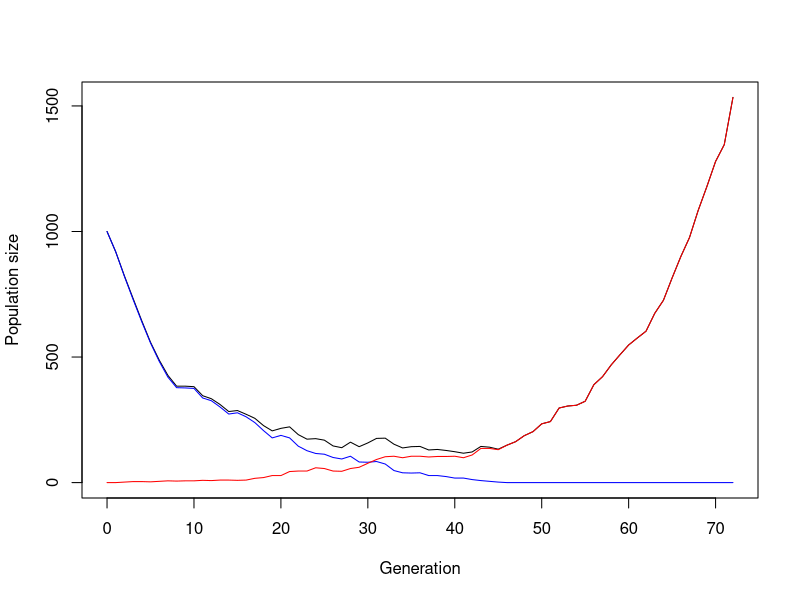
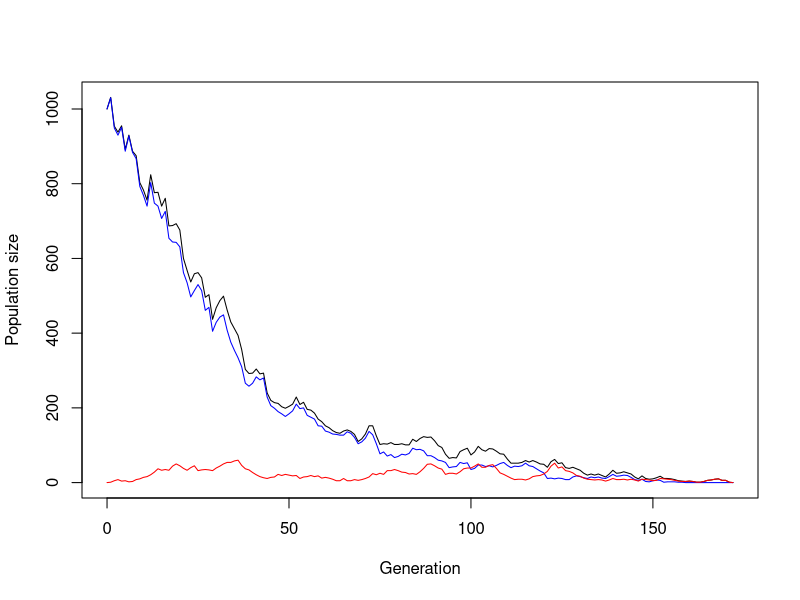
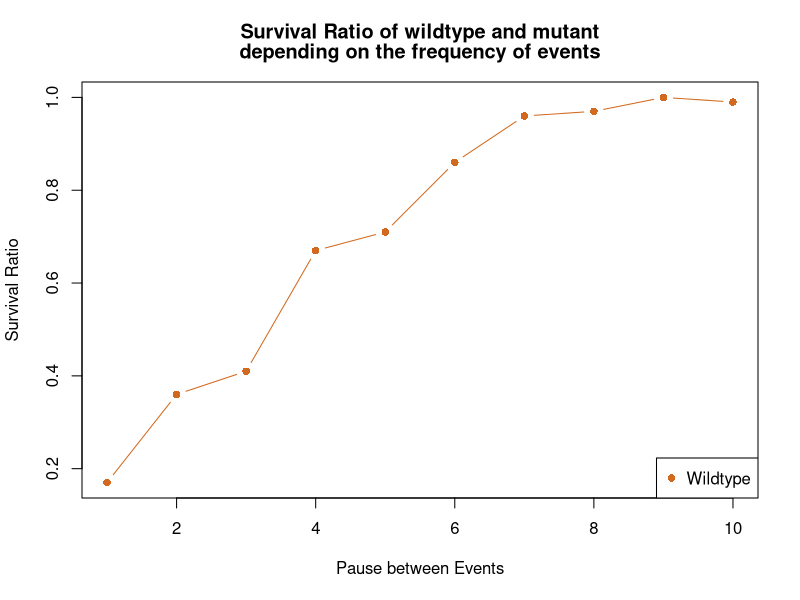
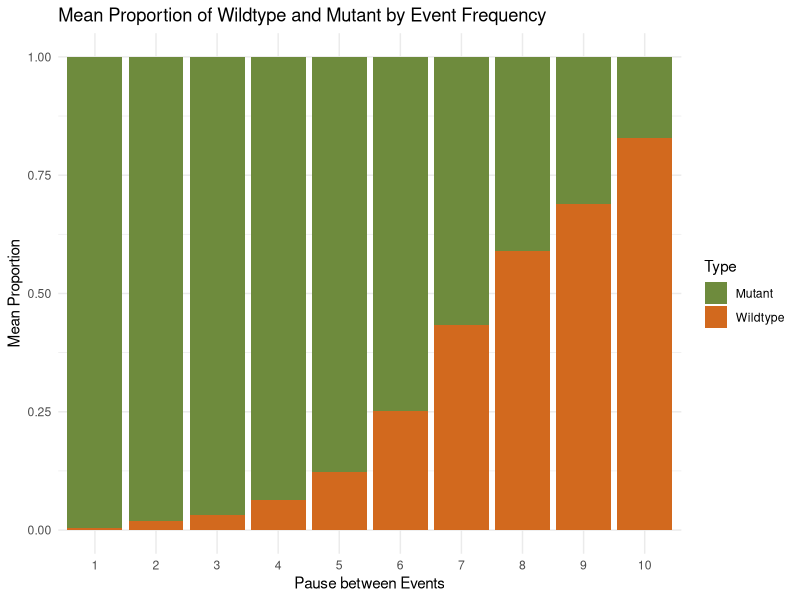
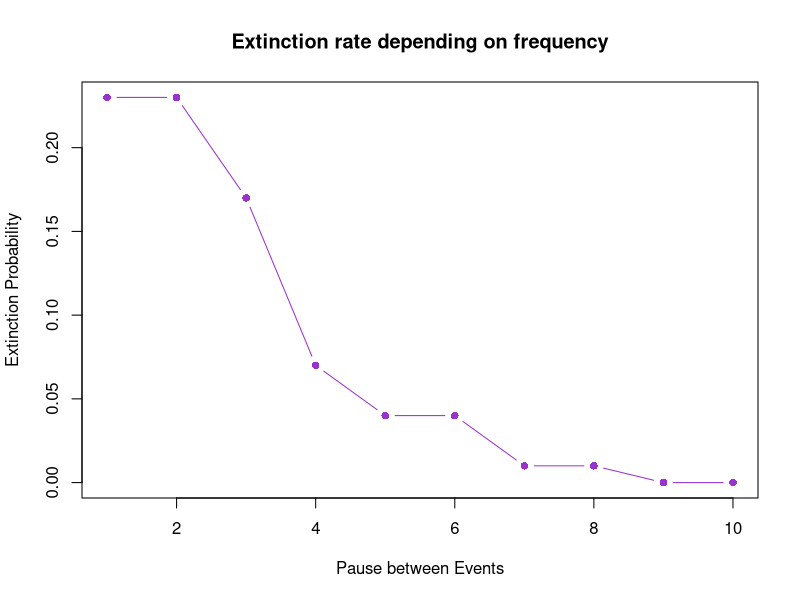
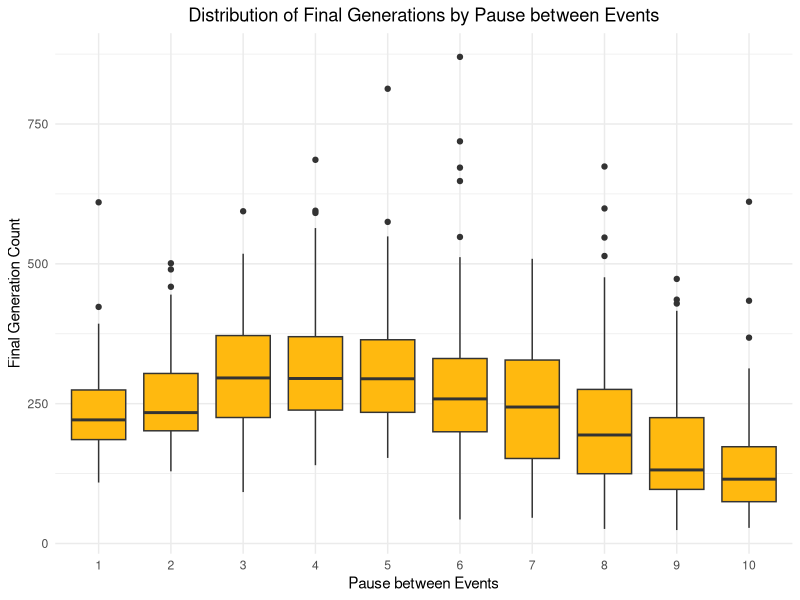
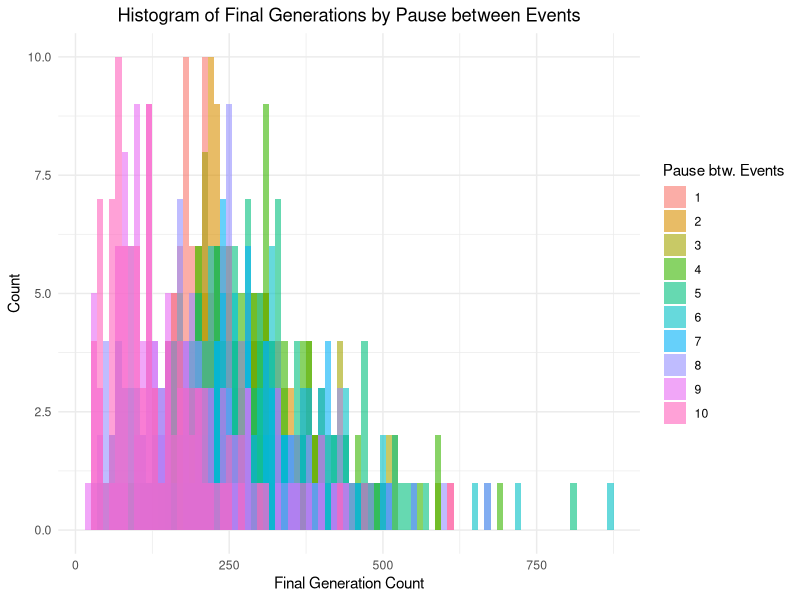
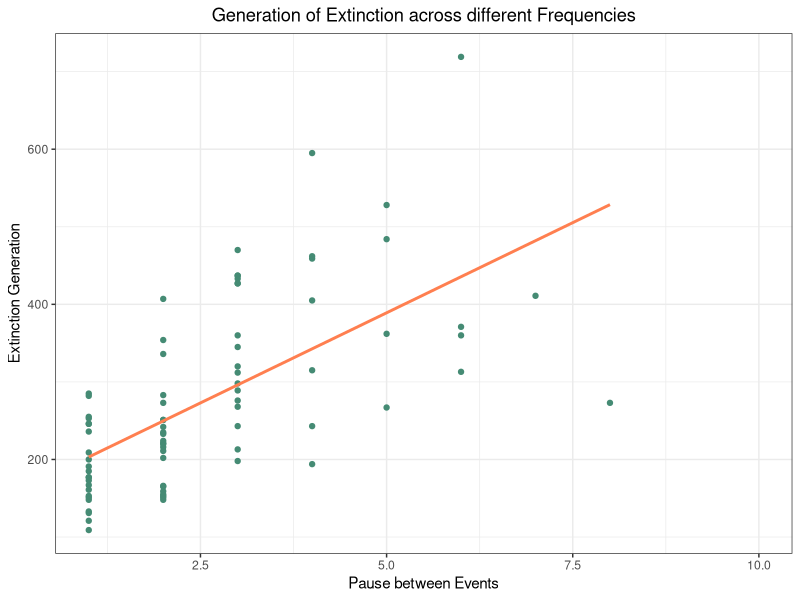

The R script that drew these images, in order:
## ---- chunk 1
#Original

simulate_one_gen <- function(N_a, N_A, decay_rate, sel_coeff, mut_rate) {
  # draw offspring according to Poisson distribution
  offsp_a <- rpois(1, N_a * (1-decay_rate))
  offsp_A <- rpois(1, N_A * (1-decay_rate+sel_coeff))
  # draw new mutants according to Poisson distribution
  mut_a_to_A <- rpois(1, offsp_a * mut_rate)
  
  # determine new population sizes of wild type and mutant
  N_a_new <- max(offsp_a - mut_a_to_A, 0)
  N_A_new <-  offsp_A + mut_a_to_A
  
  return(c(N_a_new, N_A_new))
}
# Test the function
print(simulate_one_gen(100,0,0.1,0.2,0.0))
## ---- chunk 2
#Original

simulate_pop <- function(N_init_a, N_init_A, decay_rate, sel_coeff, mut_rate, t_max) {
  # Create the vector in which to save the results
  pop_vector <- c(N_init_a, N_init_A)
  # initiate the variables
  pop_new <- c(N_init_a, N_init_A)
  
  # run the simulation until generation t_max
  for (i in 1:t_max+1) {
    # redefine the current population one generation later
    pop_new <- simulate_one_gen(pop_new[1],pop_new[2], decay_rate, sel_coeff, mut_rate)
    # add the new population sizes to the output vector
    pop_vector <- rbind(pop_vector,pop_new)
    # condition to stop the simulation before t_max: either the population exceeds 1.5 times the original population size, or it goes extinct
    if (pop_new[1]+pop_new[2]>=1.5*(N_init_a+ N_init_A) | pop_new[1]+pop_new[2]==0) break
  }
  
  # define the row and column names of the output vector
  rownames(pop_vector) <- (0:t_max)[1:length(pop_vector[,1])] # note that the vector has to be cut if the simulation stopped early
  colnames(pop_vector) <- c("a","A")
  # return the result
  return(pop_vector)	
}


# Test the function and plot the result
# set t_max to a value to be used througout
max_gen <- 1000
# create your simulation data, without mut_rate & sel_coeff and a higher decay_rate
output <- simulate_pop(1000,0,0.1,0.2,0.001,max_gen)
# show the last few lines of the data table
print(output)
# plot the output - note that the plot range and the x axis have to be adjusted based on the length of the table
# determine x axis range 
x_range <- 0:(length(output[,1])-1)
# this plots the total population size
plot(x_range,output[,1]+output[,2],type='l',ylim=c(0,max(output[,1]+output[,2])),xlab = "Generation",ylab = "Population size")
# add number of wild type individuals
lines(x_range,output[,1], col="blue")
# add number of mutant individuals
lines(x_range,output[,2], col="red")
## ---- chunk 3
t_pause = 1 #t_switch, time between events
t_event = 5 #duration of event (Working: 5)
t_switch = t_pause
sel_coeff = 0.0

#flooding_table <- c()

simulate_pop <- function(N_init_a, N_init_A, decay_rate, sel_coeff, mut_rate, t_max, t_pause) {
  # Create the vector in which to save the results
  pop_vector <- c(N_init_a, N_init_A)
  # initiate the variables
  pop_new <- c(N_init_a, N_init_A)
  
  ph = 0 #phase in the beginning of the simulation

  
  # run the simulation until generation t_max
  for (i in 1:t_max+1) {
    if(ph %%2 == 0){ #checking in which phase the simulation is, still needs fine-tuning
    decay_rate = -0.02 #no event - parameters
    sel_coeff = -0.015 #(Working: -0.02 & -0.015)
  }else{
    decay_rate = 0.03 #event - parameters
    sel_coeff = 0.05 #(Working: 0.03 & 0.05)
  }

  if (i >= t_switch) { #changing the phase number, if the simulation is at the end of the phase
    if(ph %% 2 == 0) {
      t_switch = t_switch + t_event
      ph = ph + 1
    }else{
      t_switch = t_switch + t_pause
      ph = ph + 1
    }
  }
    
    # redefine the current population one generation later
    pop_new <- simulate_one_gen(pop_new[1],pop_new[2], decay_rate, sel_coeff, mut_rate)
    # add the new population sizes to the output vector
    pop_vector <- rbind(pop_vector,pop_new)
    # condition to stop the simulation before t_max: either the population exceeds 1.5 times the original population size, or it goes extinct
    if (pop_new[1]+pop_new[2]>=1.5*(N_init_a+ N_init_A) | pop_new[1]+pop_new[2]==0) break
  }
  
  # define the row and column names of the output vector
  rownames(pop_vector) <- (0:t_max)[1:length(pop_vector[,1])] # note that the vector has to be cut if the simulation stopped early
  colnames(pop_vector) <- c("WT","Mut")
  # return the result
  return(pop_vector)	
}

# Test the function and plot the result
# set t_max to a value to be used throughout
max_gen <- 1000
# create your simulation data
output <- simulate_pop(1000,0,0.35,0.01,0.001,max_gen, t_pause) #(Working: 1000, 0, 0.35, 0.01, 0.001, max_gen)
# show the last few lines of the data table
print(output)
# plot the output - note that the plot range and the x axis have to be adjusted based on the length of the table
# determine x axis range 
x_range <- 0:(length(output[,1])-1)
# this plots the total population size
plot(x_range,output[,1]+output[,2],type='l',ylim=c(0,max(output[,1]+output[,2])),xlab = "Generation",ylab = "Population size")
# add number of wild type individuals
lines(x_range,output[,1], col="blue")
# add number of mutant individuals
lines(x_range,output[,2], col="red")

## ---- chunk 4
# Set some parameters to fixed values
init_a <- 1000
init_A <- 0
m_rate <- 0.001
max_gen <- 1000
no_replicates <- 100

# Frequencies to vary
frequencies <- c(1:10)

# Initialize data tables to collect results
data_table_Pop <- c()
data_table_Nw <- c()
data_table_Nm <- c()
data_table_comp <- c()

# Initialize counters for survival
surviving_Nw <- numeric(length(frequencies))
surviving_Nm <- numeric(length(frequencies))

# Run the simulation across all chosen parameters
for (t_pause in frequencies) {
  i <- 1
  repeat {
    # Run the simulation once
    one_run <- simulate_pop(init_a, init_A, 0, 0, m_rate, max_gen, t_pause)
    
    # Determine the final sizes of the populations
    size_wt <- one_run[nrow(one_run), 1]
    size_mut <- one_run[nrow(one_run), 2]
    
    # Count surviving populations
    if (size_wt > 0) {
      surviving_Nw[t_pause] <- surviving_Nw[t_pause] + 1
    }
    if (size_mut > 0) {
      surviving_Nm[t_pause] <- surviving_Nm[t_pause] + 1
    }

    # Enter the data into the tables
    final_size <- size_wt + size_mut
    final_gen <- nrow(one_run)
    
    data_table_Pop <- rbind(data_table_Pop, c(t_pause, final_size, final_gen))
    data_table_Nw <- rbind(data_table_Nw, c(t_pause, size_wt, final_gen))
    data_table_Nm <- rbind(data_table_Nm, c(t_pause, size_mut, final_gen))
    
    portion_WT <- size_wt / final_size
    portion_Mut <- size_mut / final_size
    
    data_table_comp <- rbind(data_table_comp, c(t_pause, portion_WT, portion_Mut))
    
    # Stop after the specified number of replicates
    if (i >= no_replicates) break
    i <- i + 1
  }
}

# Define column names of data tables
colnames(data_table_Pop) <- c("f", "Final Pop", "final_gen")
colnames(data_table_Nw) <- c("f", "Final WT", "final_gen")
colnames(data_table_Nm) <- c("f", "Final Mut", "final_gen")
colnames(data_table_comp) <- c("f", "Proportion_WT", "Proportion_Mut")

# Calculate ratios of surviving populations
ratios <- data.frame(
  t_pause = frequencies,
  Nw_survival_ratio = surviving_Nw / no_replicates,
  Nm_survival_ratio = surviving_Nm / no_replicates
)

#plot(ratios[,1], ratios[,2], xlab = "Frequencies of events", ylab = "Survival-ratio", main = "Survival-ratio of WT", col = "chocolate", type = "p", )
#lines(ratios[,1], ratios[,3], col = "darkolivegreen4", type = "l")

## ---- chunk 5
# Ensure ratios are numeric
ratios$t_pause <- as.numeric(as.character(ratios$t_pause))
ratios$Nw_survival_ratio <- as.numeric(as.character(ratios$Nw_survival_ratio))
ratios$Nm_survival_ratio <- as.numeric(as.character(ratios$Nm_survival_ratio))

# Plot for Wildtype survival ratio
#par(mfrow = c(1,2))

plot(ratios$t_pause, ratios$Nw_survival_ratio, 
     xlab = "Pause between Events", 
     ylab = "Survival Ratio", 
     main = c(paste("Survival Ratio of wildtype and mutant"), paste("depending on the frequency of events")), 
     col = "chocolate", 
     type = "b",
     pch = c(16))  # Use a solid circle for points

# Add lines for Mutation survival ratio
#plot(ratios$t_pause, ratios$Nm_survival_ratio, 
      #col = "darkolivegreen4", 
      #type = "b")  # Use points and lines

# Optionally, add a legend
legend("bottomright", legend = c("Wildtype"), 
       col = c("chocolate"),
       pch = c(16, NA))

## ---- chunk 6
mean_comp_tot <- c()

mean_comp_WT <- aggregate(data_table_comp[,2]~ f, data = data_table_comp, FUN = mean)
mean_comp_Mut <- aggregate(data_table_comp[,3] ~ f, data = data_table_comp, FUN = mean)
mean_comp_tot <- rbind(mean_comp_tot, c(mean_comp_WT, mean_comp_Mut))

# Load necessary libraries
library(ggplot2)
library(dplyr)
library(tidyr)

# Combine the two data frames into one
# Ensure the names are consistent for merging
colnames(mean_comp_WT) <- c("f", "Proportion_WT")
colnames(mean_comp_Mut) <- c("f", "Proportion_Mut")

# Merge the data
mean_comp <- merge(mean_comp_WT, mean_comp_Mut, by = "f")

# Reshape the data into long format for ggplot2
mean_comp_long <- mean_comp %>%
  pivot_longer(cols = c("Proportion_WT", "Proportion_Mut"), 
               names_to = "Type", 
               values_to = "Proportion")

# Plot the stacked bar chart
ggplot(mean_comp_long, aes(x = as.factor(f), y = Proportion, fill = Type)) +
  geom_bar(stat = "identity", position = "stack") +
  labs(x = "Pause between Events", 
       y = "Mean Proportion", 
       title = "Mean Proportion of Wildtype and Mutant by Event Frequency") +
  scale_fill_manual(values = c("Proportion_WT" = "chocolate", "Proportion_Mut" = "darkolivegreen4"),
                    labels = c("Mutant","Wildtype")) +
  theme_minimal()


#library(ggplot2)

#ggplot(data_table_comp, aes(fill=condition, y=data_table_comp$, x=specie)) + 
    #geom_bar(position="dodge", stat="identity")

## ---- chunk 7
#data_table_Pop
# Ensure data_table_Pop is a data frame
data_table_Pop <- as.data.frame(data_table_Pop)

# Set column names (if not already set)
colnames(data_table_Pop) <- c("f", "Final_Pop", "final_gen")

# Initialize a vector to store extinction ratios for each frequency
extinction_ratios <- numeric(length(frequencies))

# Calculate extinction ratios for each frequency
for (t_pause in frequencies) {
  # Filter data for the current frequency
  current_data <- subset(data_table_Pop, f == t_pause)
  
  # Count how many populations went extinct (Final Pop == 0)
  extinct_count <- sum(current_data$Final_Pop == 0)
  
  # Calculate the extinction ratio (extinct_count / no_replicates)
  extinction_ratios[t_pause] <- extinct_count / no_replicates
}

# Create a data frame for extinction ratios
extinction_df <- data.frame(
  t_pause = frequencies,
  extinction_ratio = extinction_ratios
)

# Print or view the extinction ratios
print(extinction_df)

plot(extinction_df[,1], extinction_df[,2], 
     type = "b", 
     pch = 16, 
     col = "darkorchid3",
     ylab = "Extinction Probability", 
     xlab = "Pause between Events",
     main = "Extinction rate depending on frequency")

## ---- chunk 8
ggplot(data_table_Pop, aes(x = as.factor(f), y = final_gen)) +
  geom_boxplot(fill = "darkgoldenrod1") +
  labs(x = "Pause between Events", y = "Final Generation Count", 
       title = "Distribution of Final Generations by Pause between Events") +
  theme_minimal() +
  theme(plot.title = element_text(hjust = 0.5))  # Center the title


## ---- chunk 9
ggplot(data_table_Pop, aes(x = final_gen, fill = as.factor(f))) +
  geom_histogram(binwidth = 10, position = "identity", alpha = 0.6) +
  labs(x = "Final Generation Count", y = "Count", 
       title = "Histogram of Final Generations by Pause between Events") +
  theme_minimal() +
  scale_fill_discrete(name = "Pause btw. Events") +
  theme(plot.title = element_text(hjust = 0.5))  # Center the title

## ---- chunk 10

# Filter for populations that went extinct (Final_Pop == 0)
extinct_pop <- subset(data_table_Pop, Final_Pop == 0)

# Select only the frequency and generation of extinction
extinct_data <- extinct_pop[, c("f", "final_gen")]

# Optionally, rename columns for clarity
colnames(extinct_data) <- c("Frequency", "Extinction_Generation")

# View or print the resulting data
print(extinct_data)

#Plot the data
ggplot(extinct_data, aes(x=Frequency, y=Extinction_Generation)) +
       geom_point(col = "aquamarine4", pch = 19) +
  xlim(c(1,10)) +
  geom_smooth(method=lm , color="coral", se=FALSE) + 
  labs(title = "Generation of Extinction across different Frequencies", x = "Pause between Events", y = "Extinction Generation") +
  theme_bw() +
  theme(
    legend.position = c(.95, .95),
    legend.justification = c("right", "top"),
    legend.box.just = "right",
    legend.margin = margin(6, 6, 6, 6)
    ) +
  theme(plot.title = element_text(hjust = 0.5)) # Center the title
  





## ---- chunk 11
# Numbers to allocate
numbers <- 1:6

# Randomly shuffle the numbers
shuffled_numbers <- sample(numbers)

# Split the numbers equally between person A and person B
person_a <- shuffled_numbers[1:3]
person_b <- shuffled_numbers[4:6]

# Print the results
cat("Person A gets:", person_a, "\n")
cat("Person B gets:", person_b, "\n")
